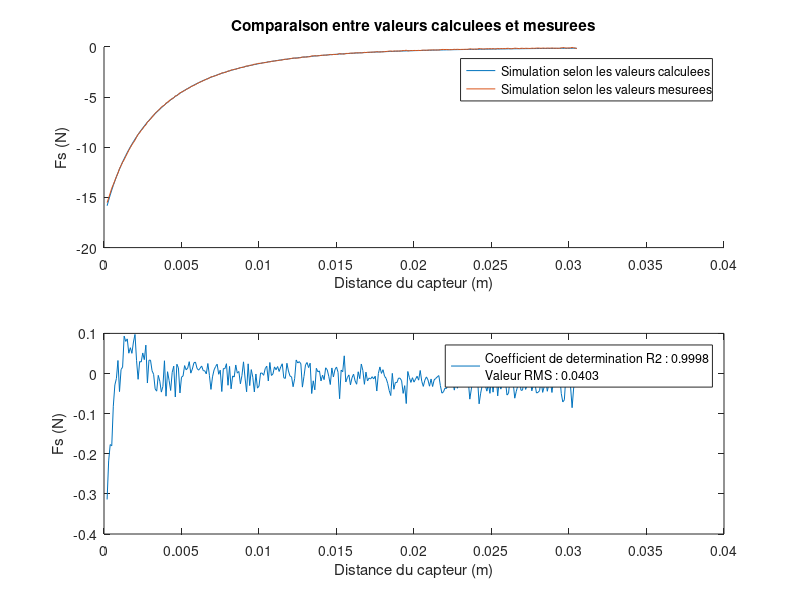

MATLAB code to generate this figure:
reset = 1;

if reset
   close all
   clear all
   clc
end

% figure 1:   Simulation avec -1A
% figure 2:   Simulation avec -2A
% figure 3:   Simulation avec -1A mesure et coefficient moyens
% figure 4:   Simulation avec -2A mesure et coefficient moyens
% figure 5:   Simulation pour Fs
% figure 6:    
% figure 7:   
% figure 8:   
% figure 9:   
% figure 10:   
%figures    1 2 3 4 5 6 7 8 9 10
figures = [ 0 0 0 0 1 0 0 0 0 0];           %Mettre 1 pour afficher et 0 pour cacher

% displays 1:   Erreur sur -1A
% displays 2:   Erreur sur -2A
% displays 3:   Choix des coefficients Fe
% displays 4:   Erreur sur Fs
% displays 5:   Choix des coefficients Fs
% displays 6:
% displays 7:   
% displays 8:   
% displays 9:   
% displays 10:   
%displays    1 2 3 4 5 6 7 8 9 10
displays = [ 0 0 0 0 0 0 0 0 0 0];          %Mettre 1 pour afficher et 0 pour cacher

%% mesures avec -1A

load('Fe_attraction.mat')

I1 = -1;
be1 = 13.029359254409743;

z1_1 = z_m1A;
z1_0 = z1_1.^0;
z1_2 = z1_1.^2;
z1_3 = z1_1.^3;

Y1 = ((I1^2+be1*abs(I1))*sign(I1))./Fe_m1A;

X1 = [z1_0 z1_1 z1_2 z1_3];

a1 = pinv(X1)*Y1;
ae1_0 = a1(1);
ae1_1 = a1(2);
ae1_2 = a1(3);
ae1_3 = a1(4);

Fe1 = ((I1^2+be1*abs(I1))*sign(I1))./(ae1_0.*z1_0 + ae1_1.*z1_1 + ae1_2.*z1_2 + ae1_3.*z1_3);

N1 = length(Fe_m1A);
Fe_m1Am = sum(Fe_m1A)/N1;
SSres1 = sum((Fe_m1A-Fe1).^2);
SST1 = sum((Fe_m1A-Fe_m1Am).^2);
RMS1 = sqrt(sum((Fe1-Fe_m1A).^2)/N1);
R1 = 1 - SSres1/SST1;
R1_2 = sum((Fe1-Fe_m1Am).^2)/sum((Fe_m1A-Fe_m1Am).^2);

if figures(1)
    figure()
    subplot(2,1,1)
    hold on
    plot(z_m1A,Fe1)
    plot(z_m1A,Fe_m1A)
    legend('Simulation selon les valeurs calculees avec -1A','Simulation selon les valeurs mesurees avec -1A')
    title('Comparaison entre valeurs calculees et mesurees pour -1A')
    xlabel('Distance du capteur (m)')
    ylabel('Fe (N)')
    hold off
    subplot(2,1,2)
    plot(z_m1A,Fe1-Fe_m1A)
    ErreurText = sprintf('Coefficient de determination R2 : %.4f\nValeur RMS : %.4f\t', R1,RMS1);
    legend(ErreurText)
    xlabel('Distance du capteur (m)')
    ylabel('Fe (N)')
end

if displays(1)
    disp('Qualite de l"approximation par les moindres carres de -1A :')
    disp('Valeur moyennes des mesures :')
    disp(Fe_m1Am)
    disp('Somme des residues au carre :')
    disp(SSres1)
    disp('Somme des erreurs totales au carre :')
    disp(SST1)
    disp('Coefficient de determination R2 :')
    disp(R1)
    disp('Valeur RMS :')
    disp(RMS1)
end


%% mesures avec -2A

load('Fe_attraction.mat')

I2 = -2;
be1 = 13.029359254409743;

z2_1 = z_m2A;
z2_0 = z2_1.^0;
z2_2 = z2_1.^2;
z2_3 = z2_1.^3;

Y2 = ((I2^2+be1*abs(I2))*sign(I2))./Fe_m2A;

X2 = [z2_0 z2_1 z2_2 z2_3];

a2 = pinv(X2)*Y2;
ae2_0 = a2(1);
ae2_1 = a2(2);
ae2_2 = a2(3);
ae2_3 = a2(4);

Fe2 = ((I2^2+be1*abs(I2))*sign(I2))./(ae2_0.*z2_0 + ae2_1.*z2_1 + ae2_2.*z2_2 + ae2_3.*z2_3);

N2 = length(Fe_m2A);
Fe_m2Am = sum(Fe_m2A)/N2;
SSres2 = sum((Fe_m2A-Fe2).^2);
SST2 = sum((Fe_m2A-Fe_m2Am).^2);
RMS2 = sqrt(sum((Fe2-Fe_m2A).^2)/N2);
R2 = 1 - SSres2/SST2;
R2_2 = sum((Fe2-Fe_m2Am).^2)/sum((Fe_m2A-Fe_m2Am).^2);

if figures(2)
    figure()
    subplot(2,1,1)
    hold on
    plot(z_m2A,Fe2)
    plot(z_m2A,Fe_m2A)
    legend('Simulation selon les valeurs calculees avec -2A','Simulation selon les valeurs mesurees avec -2A')
    title('Comparaison entre valeurs calculees et mesurees pour -2A')
    xlabel('Distance du capteur (m)')
    ylabel('Fe (N)')
    hold off
    subplot(2,1,2)
    plot(z_m2A,Fe2-Fe_m2A)
    ErreurText = sprintf('Coefficient de determination R2 : %.4f\nValeur RMS : %.4f\t', R2,RMS2);
    legend(ErreurText)
    xlabel('Distance du capteur (m)')
    ylabel('Fe (N)')
end

if displays(2)
    disp('Qualite de l"approximation par les moindres carres de -2A :')
    disp('Valeur moyennes des mesures :')
    disp(Fe_m2Am)
    disp('Somme des residues au carre :')
    disp(SSres2)
    disp('Somme des erreurs totales au carre :')
    disp(SST2)
    disp('Coefficient de determination R2 :')
    disp(R2)
    disp('Valeur RMS :')
    disp(RMS2)
end

%% Coefficients moyens

aMean = (a1+a2)./2;

aeMean_0 = aMean(1);
aeMean_1 = aMean(2);
aeMean_2 = aMean(3);
aeMean_3 = aMean(4);

Fe1Mean = ((I1^2+be1*abs(I1))*sign(I1))./(aeMean_0.*z1_0 + aeMean_1.*z1_1 + aeMean_2.*z1_2 + aeMean_3.*z1_3);
Fe2Mean = ((I2^2+be1*abs(I2))*sign(I2))./(aeMean_0.*z2_0 + aeMean_1.*z2_1 + aeMean_2.*z2_2 + aeMean_3.*z2_3);

SSres1 = sum((Fe_m1A-Fe1Mean).^2);
SST1 = sum((Fe_m1A-Fe_m1Am).^2);
RMS1 = sqrt(sum((Fe1Mean-Fe_m1A).^2)/N1);
R1 = 1 - SSres1/SST1;

SSres2 = sum((Fe_m2A-Fe2Mean).^2);
SST2 = sum((Fe_m2A-Fe_m2Am).^2);
RMS2 = sqrt(sum((Fe2Mean-Fe_m2A).^2)/N2);
R2 = 1 - SSres2/SST2;

if figures(3)
    figure()
    subplot(2,1,1)
    hold on
    plot(z_m1A,Fe1)
    plot(z_m1A,Fe1Mean)
    legend('Simulation selon les valeurs calculees avec coefficients moyens','Simulation selon les valeurs mesurees avec -1A')
    title('Comparaison entre valeurs calculees et mesurees pour -1A')
    xlabel('Distance du capteur (m)')
    ylabel('Fe (N)')
    hold off
    subplot(2,1,2)
    plot(z_m1A,Fe1-Fe1Mean)
    ErreurText = sprintf('Coefficient de determination R2 : %.4f\nValeur RMS : %.4f\t', R1,RMS1);
    legend(ErreurText)
    xlabel('Distance du capteur (m)')
    ylabel('Fe (N)')
end

if figures(4)
    figure()
    subplot(2,1,1)
    hold on
    plot(z_m2A,Fe2)
    plot(z_m2A,Fe2Mean)
    legend('Simulation selon les valeurs calculees avec coefficients moyens','Simulation selon les valeurs mesurees avec -2A')
    title('Comparaison entre valeurs calculees et mesurees pour -2A')
    xlabel('Distance du capteur (m)')
    ylabel('Fe (N)')
    hold off
    subplot(2,1,2)
    plot(z_m2A,Fe2-Fe2Mean)
    ErreurText = sprintf('Coefficient de determination R2 : %.4f\nValeur RMS : %.4f\t', R2,RMS2);
    legend(ErreurText)
    xlabel('Distance du capteur (m)')
    ylabel('Fe (N)')
end

if displays(3)
    disp('Les coefficients choisis correspondent a la moyenne des coefficients')
    disp('calcules avec -1A et -2A : ')
    disp('ae0 : '),
    disp(aMean(1))
    disp('ae1 : '),
    disp(aMean(2))
    disp('ae2 : '),
    disp(aMean(3))
    disp('ae3 : '),
    disp(aMean(4))
end

%% mesures avec Fs

load('Fs.mat')

z_pos = z_pos(1:150);       %Les valeurs du debut sont plus importante que celles de la fin
Fs = Fs(1:150);             %pour la determination des coefficients (la fin tend vers zero)

z3_1 = z_pos;
z3_0 = z3_1.^0;
z3_2 = z3_1.^2;
z3_3 = z3_1.^3;

Y3 = -1./Fs;

X3 = [z3_0 z3_1 z3_2 z3_3];

a3 = pinv(X3)*Y3;
as_0 = a3(1);
as_1 = a3(2);
as_2 = a3(3);
as_3 = a3(4);

load('Fs.mat')
z3_1 = z_pos;
z3_0 = z3_1.^0;
z3_2 = z3_1.^2;
z3_3 = z3_1.^3;

Fs_sim = -1./(as_0.*z3_0 + as_1.*z3_1 + as_2.*z3_2 + as_3.*z3_3);

NFs = length(Fs);
FsMean = sum(Fs)/NFs;
SSresFs = sum((Fs-Fs_sim).^2);
SSTFs = sum((Fs-FsMean).^2);
RMSFs = sqrt(sum((Fs_sim-Fs).^2)/NFs);
RFs = 1 - SSresFs/SSTFs;

if figures(5)
    figure()
    subplot(2,1,1)
    hold on
    plot(z_pos,Fs_sim)
    plot(z_pos,Fs)
    legend('Simulation selon les valeurs calculees','Simulation selon les valeurs mesurees')
    title('Comparaison entre valeurs calculees et mesurees')
    xlabel('Distance du capteur (m)')
    ylabel('Fs (N)')
    hold off
    subplot(2,1,2)
    plot(z_pos,Fs_sim-Fs)
    ErreurText = sprintf('Coefficient de determination R2 : %.4f\nValeur RMS : %.4f\t', RFs,RMSFs);
    legend(ErreurText)
    xlabel('Distance du capteur (m)')
    ylabel('Fs (N)')
end

if displays(4)
    disp('Qualite de l"approximation par les moindres carres de Fs :')
    disp('Valeur moyennes des mesures :')
    disp(FsMean)
    disp('Somme des residues au carre :')
    disp(SSresFs)
    disp('Somme des erreurs totales au carre :')
    disp(SSTFs)
    disp('Coefficient de determination R2 :')
    disp(RFs)
    disp('Valeur RMS :')
    disp(RMSFs)
end

%% Choix des coefficients finaux

if displays(5)
    disp('Les coefficients choisis sont :')
    disp('as0 : '),
    disp(a3(1))
    disp('as1 : '),
    disp(a3(2))
    disp('as2 : '),
    disp(a3(3))
    disp('as3 : '),
    disp(a3(4))
end

%% savegarde dans fichier .mat

    ae0 = a2(1);
    ae1 = a2(2);
    ae2 = a2(3);
    ae3 = a2(4);
    
    as0 = a3(1);
    as1 = a3(2);
    as2 = a3(3);
    as3 = a3(4);
    
save('CoefficientsActionneurs.mat','ae0','ae1','ae2','ae3','as0','as1','as2','as3','be1')